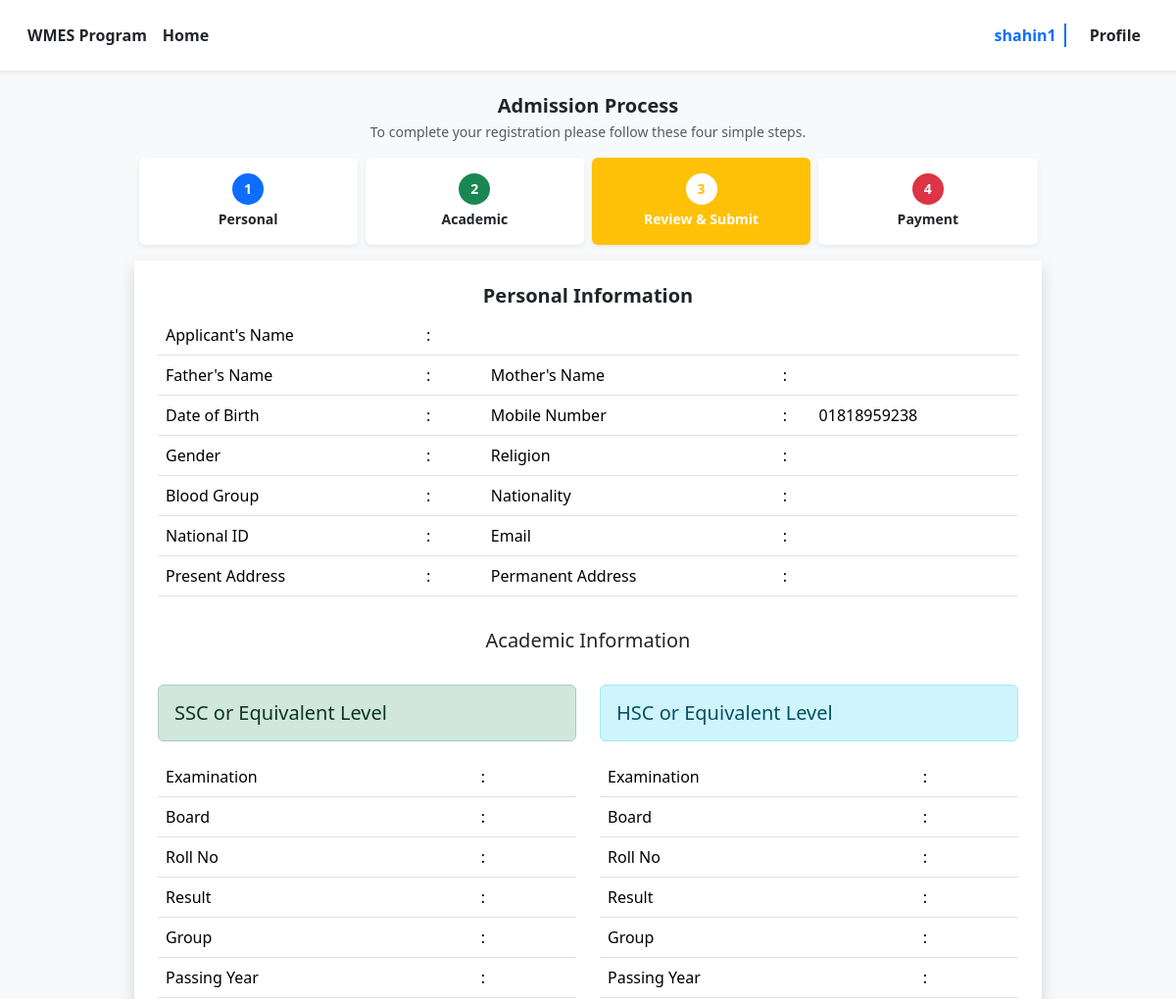
The app's page /review/ (signed in, upper part), older data.
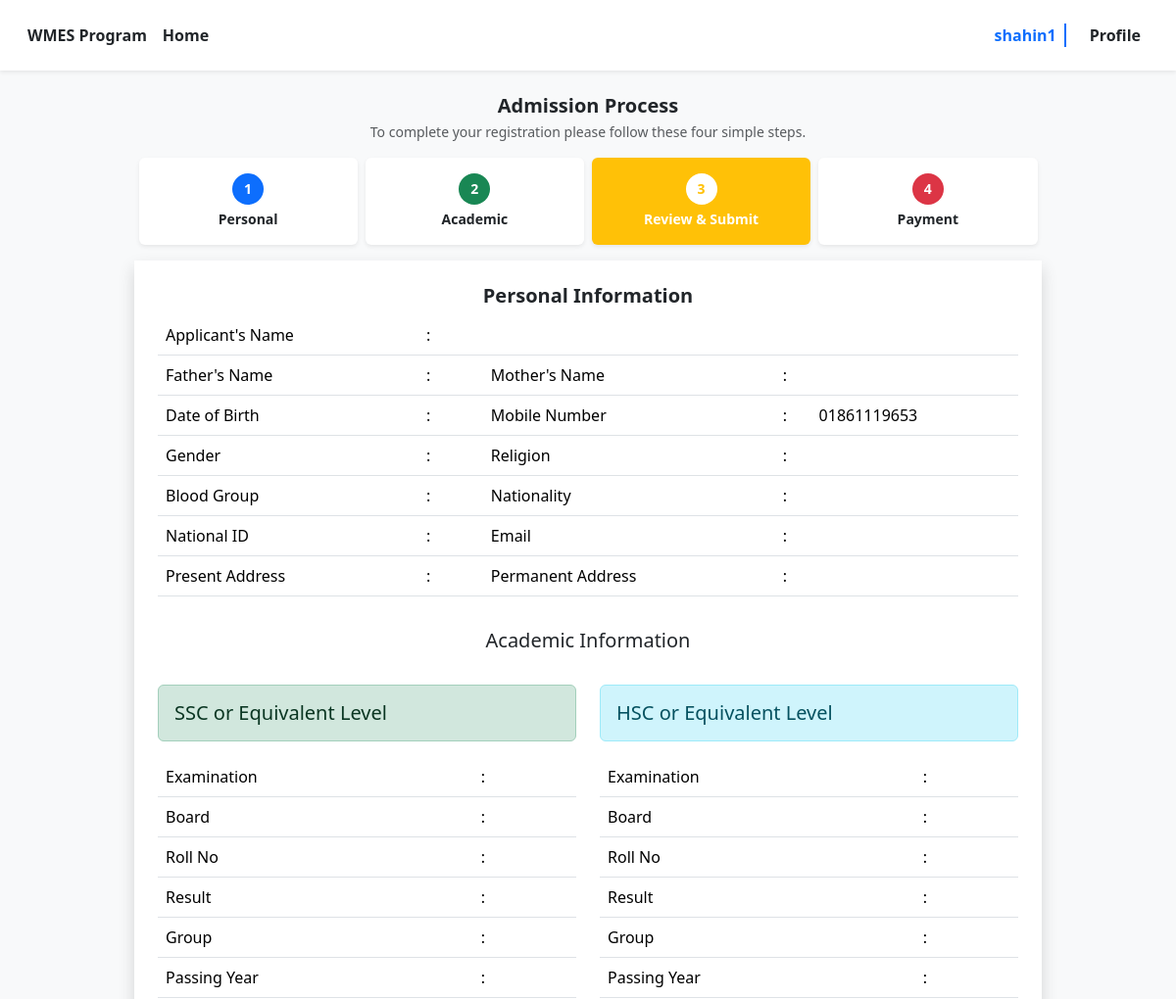
The same page, newer data.
### accounts/models.py (models this page shows, shortened)
class UserRegistration(AbstractBaseUser, PermissionsMixin):  # ✅ PermissionsMixin যোগ করা হয়েছে যাতে করে এডমিন প্যানেল থেকে গ্রুপ পারমিশন দিতে পারি।
    TEACHER = 'teacher'
    MANAGER = 'manager'
    STUDENT = 'student'
    ACCOUNTANT = 'accountant'
    APPLICANT = 'applicant'
    ROLE_CHOICES = [
        (TEACHER, 'Teacher'),
        (MANAGER, 'Manager'),
        (STUDENT, 'Student'),
        (ACCOUNTANT, 'Accountant'),
        (APPLICANT, 'Applicant'),
    ]
    role = models.CharField(max_length=40, choices=ROLE_CHOICES,)
    full_name = models.CharField(max_length=70, blank=False, null=False)
    username = models.CharField(max_length=10, blank=False, null=False, unique=True,)
    email = models.EmailField(unique=True, blank=False, null=False)
    mobile_number = models.CharField(max_length=15, unique=True, blank=False, null=False, default='mobile')
    intake = models.ForeignKey('admission.Intake', on_delete=models.SET_NULL, null=True, blank=True)
    roll_number = models.CharField(max_length=20, blank=True, null=True, unique=True)
    position_no = models.IntegerField(blank=True, null=True)
    is_email_verified = models.BooleanField(default=False)
    is_active = models.BooleanField(default=True)
    is_staff = models.BooleanField(default=False)
    is_superuser = models.BooleanField(default=False)
    created_at = models.DateTimeField(default=timezone.now)
    updated_at = models.DateTimeField(auto_now=True)
    USERNAME_FIELD = 'email'
    REQUIRED_FIELDS = ['username']
    objects = AccountManager()

### admission/views.py (the view, shortened to what this page needs)
# urls.py: path("review/", application_review, name="application_review"),
@login_required
def application_review(request):
    try:
        applicant = UserRegistration.objects.get(email=request.user.email)
    except UserRegistration.DoesNotExist:
        messages.error(request, "You need to complete applicant registration first!")
        return redirect("home")
    personal_info = PersonalInformation.objects.filter(applicant=applicant).first()
    academic_info = AcademicQualification.objects.filter(applicant=applicant).first()
    applicant_photo = Photo.objects.filter(applicant=applicant).first()
    context = {
        "applicant": applicant,
        "personal_info": personal_info,
        "academic_info": academic_info,
        "application": applicant_photo,
        "active_step": "review",
    }
    return render(request, "admission/application_review.html", context)

### templates/admission/application_review.html (shortened to what the changed rows need)
{% extends 'authorized_base.html' %}
 {% load static %}
 {% block content %}
<div class="container mb-4 ">
    <div class="row">
        <div class="col-10 mx-auto">
            <div class="p-4 shadow bg-white mt-3" >
                <table class="table table-hover">
                    <tr>
                        <td>Date of Birth</td>
                        <td>:</td>
                        <td>{{ personal_info.date_of_birth }}</td>
                        <td>Mobile Number</td>
                        <td>:</td>
                        <td>{{ applicant.mobile_number }}</td>
                    </tr>
                </table>
            </div>
        </div>
    </div>
</div>
{% endblock content %}

### templates/components/authorized_navbar.html
<section class="applicant_navbar sticky-top shadow-sm bg-white py-2">
  <nav class="navbar navbar-expand-lg">
    <div class="container-fluid d-flex justify-content-between align-items-center">
      <div class="d-flex align-items-center ms-3 gap-3">
        <span class="fw-bold text-dark d-none d-sm-inline">WMES Program</span>
        <a class="nav-link fw-bold text-dark" href="{% url 'home' %}">Home</a>
      </div>
      <ul class="navbar-nav d-flex flex-row align-items-center gap-3 me-3 mb-0">
        {% if request.user.is_authenticated %}
          <li class="nav-item d-flex align-items-center gap-2">
            <span class="fw-bold text-primary">{{ request.user.username }}</span>
            <span style="border-right: 2px solid #0d6efd; height: 24px;"></span>
          </li>
          <li class="nav-item">
            {% if request.user.role == 'applicant' %}
              <a class="nav-link fw-bold text-dark" href="{% url 'applicant_dashboard' %}">Profile</a>
            {% elif request.user.role == 'teacher' %}
              <a class="nav-link fw-bold text-dark" href="{% url 'teacher_dashboard' %}">Profile</a>
            {% elif request.user.role == 'student' %}
              <a class="nav-link fw-bold text-dark" href="{% url 'student_dashboard' %}">Profile</a>
            {% elif request.user.role == 'manager' %}
              <a class="nav-link fw-bold text-dark" href="{% url 'manager_dashboard' %}">Profile</a>
            {% else %}
              <a class="nav-link fw-bold text-dark" href="#">Profile</a>
            {% endif %}
          </li>
        {% else %}
          <li class="nav-item">
            <a class="nav-link fw-bold text-dark" href="{% url 'login' %}">Login</a>
          </li>
        {% endif %}
      </ul>
    </div>
  </nav>
</section>

Row changes from the older to the newer data that the page shows:
changed UserRegistration "shahin1": mobile_number "01818959238" → "01861119653"
